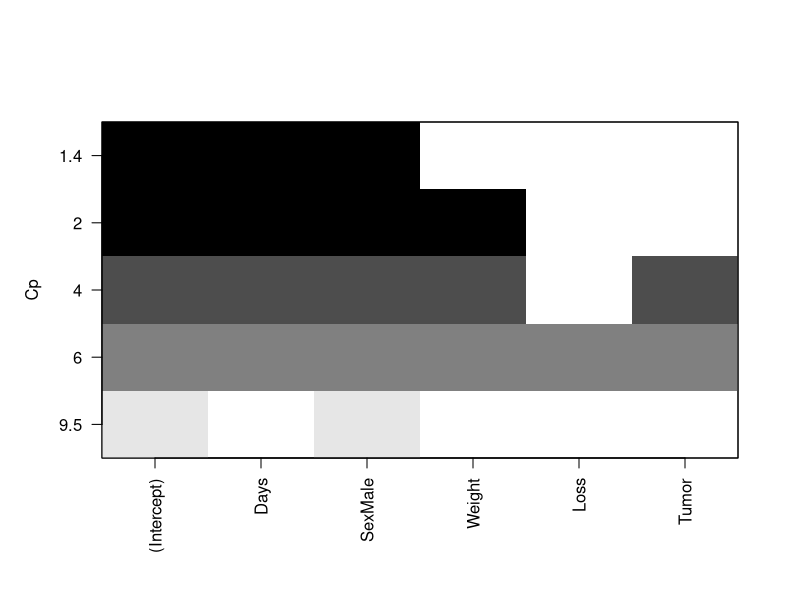

Recreate this plot in R.
## ---- chunk 1
require(leaps)
data <- read.csv('case1102.csv')
data$logY = log(data$Brain/data$Liver)
Y <- data$logY
X <- data[,c('Days', 'Sex', 'Weight', 'Loss', 'Tumor')]
## ---- chunk 2
rsubsets <- regsubsets(logY ~ Days+Sex+Weight+Loss+Tumor, data=data)
s <- summary(rsubsets, matrix.logical=TRUE)
s$cp
## ---- chunk 3
plot(rsubsets, scale='Cp')
## ---- chunk 4
rsubsets <- regsubsets(logY ~ Days+Sex+Weight+Loss+Tumor, 
                       data=data, 
                       method='forward')
sforward <- summary(rsubsets, matrix.logical=TRUE)
sforward
## ---- chunk 5
rsubsets <- regsubsets(logY ~ Days+Sex+Weight+Loss+Tumor, 
                       data=data, 
                       method='backward')
sbackward <- summary(rsubsets, matrix.logical=TRUE)
sbackward
## ---- chunk 6
rsubsets <- regsubsets(logY ~ Days+Sex+Weight+Loss+Tumor, 
                       data=data, 
                       method="seqrep")
sboth <- summary(rsubsets, matrix.logical=TRUE)
sboth
